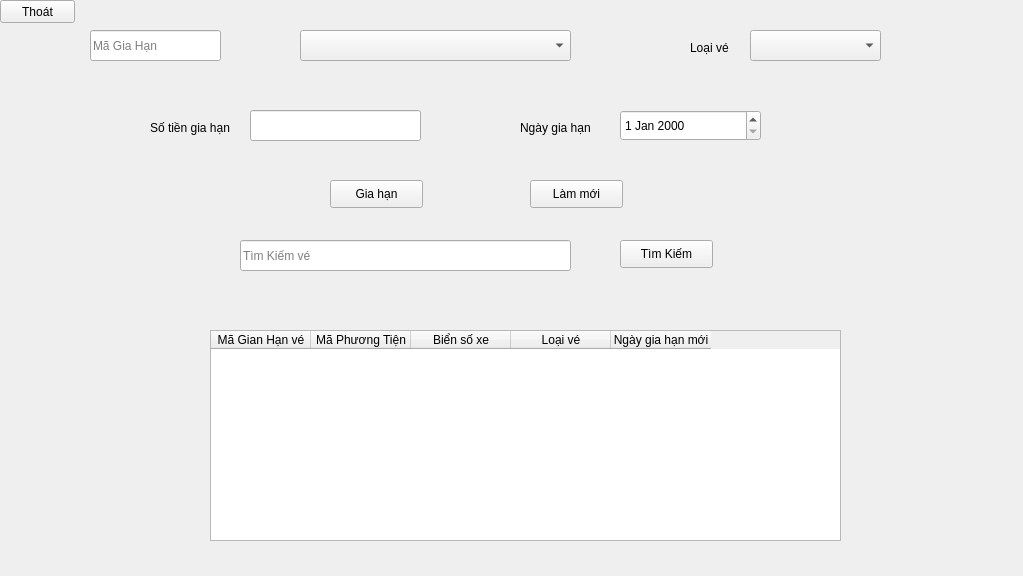
<?xml version="1.0" encoding="UTF-8"?>
<ui version="4.0">
 <class>DangKiVe</class>
 <widget class="QWidget" name="DangKiVe">
  <property name="geometry">
   <rect>
    <x>0</x>
    <y>0</y>
    <width>1023</width>
    <height>576</height>
   </rect>
  </property>
  <property name="windowTitle">
   <string>Form</string>
  </property>
  <widget class="QTableWidget" name="tblLichSuGiaHan">
   <property name="geometry">
    <rect>
     <x>210</x>
     <y>330</y>
     <width>631</width>
     <height>211</height>
    </rect>
   </property>
   <column>
    <property name="text">
     <string>Mã Gian Hạn vé</string>
    </property>
   </column>
   <column>
    <property name="text">
     <string>Mã Phương Tiện</string>
    </property>
   </column>
   <column>
    <property name="text">
     <string>Biển số xe</string>
    </property>
   </column>
   <column>
    <property name="text">
     <string>Loại vé</string>
    </property>
   </column>
   <column>
    <property name="text">
     <string>Ngày gia hạn mới</string>
    </property>
   </column>
  </widget>
  <widget class="QLabel" name="label_3">
   <property name="geometry">
    <rect>
     <x>150</x>
     <y>120</y>
     <width>91</width>
     <height>16</height>
    </rect>
   </property>
   <property name="text">
    <string>Số tiền gia hạn</string>
   </property>
  </widget>
  <widget class="QPushButton" name="btnGiaHan">
   <property name="geometry">
    <rect>
     <x>330</x>
     <y>180</y>
     <width>93</width>
     <height>28</height>
    </rect>
   </property>
   <property name="text">
    <string>Gia hạn</string>
   </property>
  </widget>
  <widget class="QPushButton" name="btnLamMoi">
   <property name="geometry">
    <rect>
     <x>530</x>
     <y>180</y>
     <width>93</width>
     <height>28</height>
    </rect>
   </property>
   <property name="text">
    <string>Làm mới</string>
   </property>
  </widget>
  <widget class="QLabel" name="label_4">
   <property name="geometry">
    <rect>
     <x>520</x>
     <y>120</y>
     <width>91</width>
     <height>16</height>
    </rect>
   </property>
   <property name="text">
    <string>Ngày gia hạn</string>
   </property>
  </widget>
  <widget class="QDateEdit" name="dtNgayGiaHan">
   <property name="geometry">
    <rect>
     <x>620</x>
     <y>110</y>
     <width>141</width>
     <height>31</height>
    </rect>
   </property>
  </widget>
  <widget class="QLineEdit" name="txtGiaVe">
   <property name="geometry">
    <rect>
     <x>250</x>
     <y>110</y>
     <width>171</width>
     <height>31</height>
    </rect>
   </property>
  </widget>
  <widget class="QComboBox" name="cmbLoaiVe">
   <property name="geometry">
    <rect>
     <x>750</x>
     <y>30</y>
     <width>131</width>
     <height>31</height>
    </rect>
   </property>
  </widget>
  <widget class="QComboBox" name="cmbMaPhuongTien">
   <property name="geometry">
    <rect>
     <x>300</x>
     <y>30</y>
     <width>271</width>
     <height>31</height>
    </rect>
   </property>
  </widget>
  <widget class="QLineEdit" name="txtMaGiaHan">
   <property name="geometry">
    <rect>
     <x>90</x>
     <y>30</y>
     <width>131</width>
     <height>31</height>
    </rect>
   </property>
   <property name="placeholderText">
    <string>Mã Gia Hạn</string>
   </property>
  </widget>
  <widget class="QLabel" name="label_5">
   <property name="geometry">
    <rect>
     <x>690</x>
     <y>40</y>
     <width>55</width>
     <height>16</height>
    </rect>
   </property>
   <property name="text">
    <string>Loại vé</string>
   </property>
  </widget>
  <widget class="QPushButton" name="btnThoat">
   <property name="geometry">
    <rect>
     <x>0</x>
     <y>0</y>
     <width>75</width>
     <height>23</height>
    </rect>
   </property>
   <property name="text">
    <string>Thoát</string>
   </property>
  </widget>
  <widget class="QLineEdit" name="txtTuKhoa">
   <property name="geometry">
    <rect>
     <x>240</x>
     <y>240</y>
     <width>331</width>
     <height>31</height>
    </rect>
   </property>
   <property name="placeholderText">
    <string>Tìm Kiếm vé</string>
   </property>
  </widget>
  <widget class="QPushButton" name="btnTimKiem">
   <property name="geometry">
    <rect>
     <x>620</x>
     <y>240</y>
     <width>93</width>
     <height>28</height>
    </rect>
   </property>
   <property name="text">
    <string>Tìm Kiếm</string>
   </property>
  </widget>
 </widget>
 <resources/>
 <connections/>
</ui>
